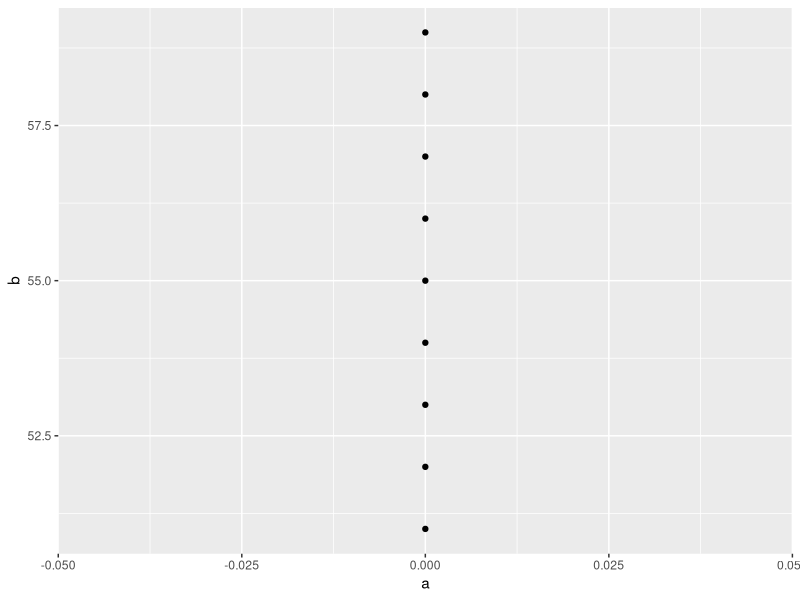
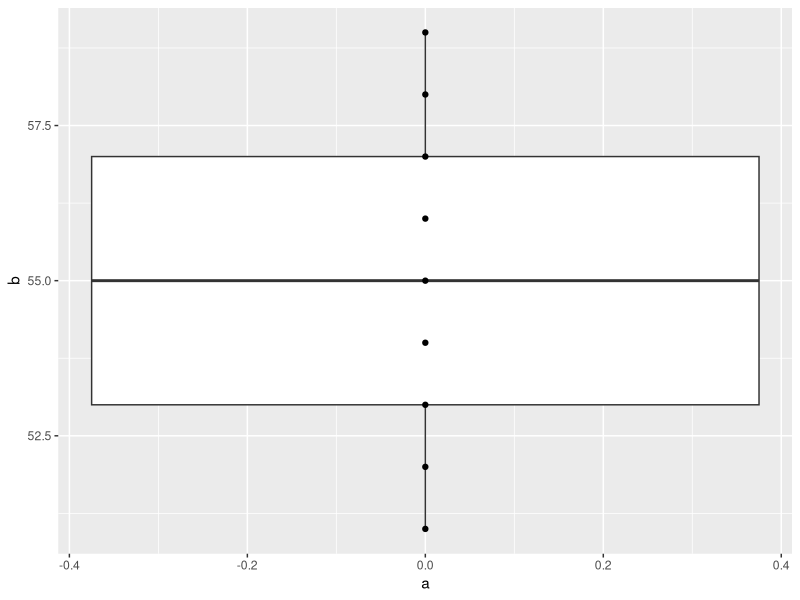
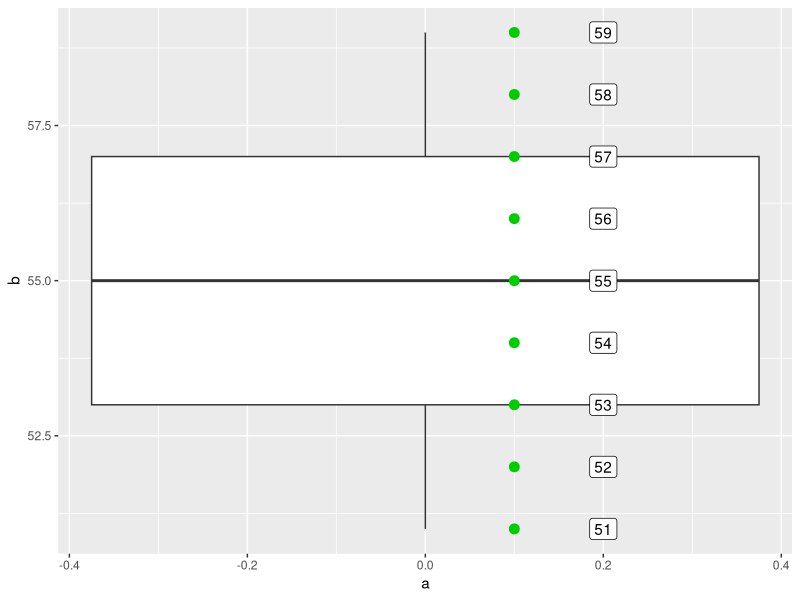
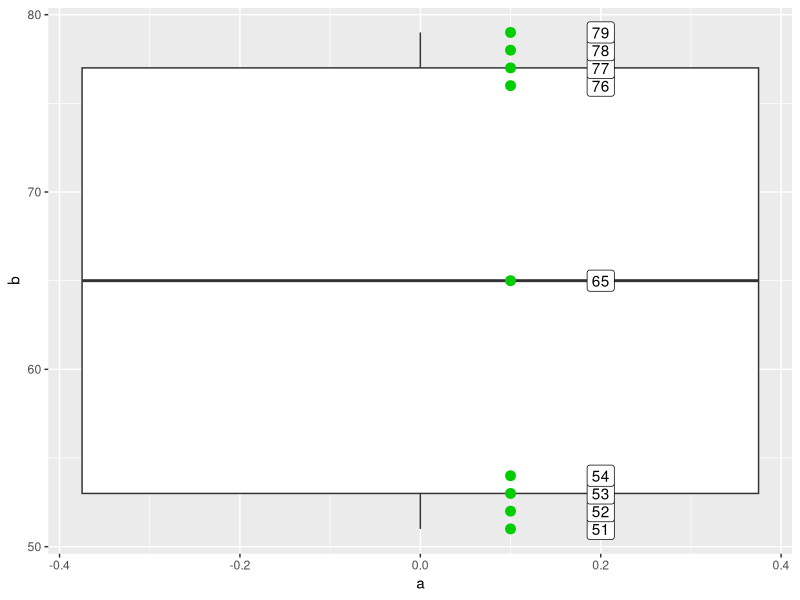
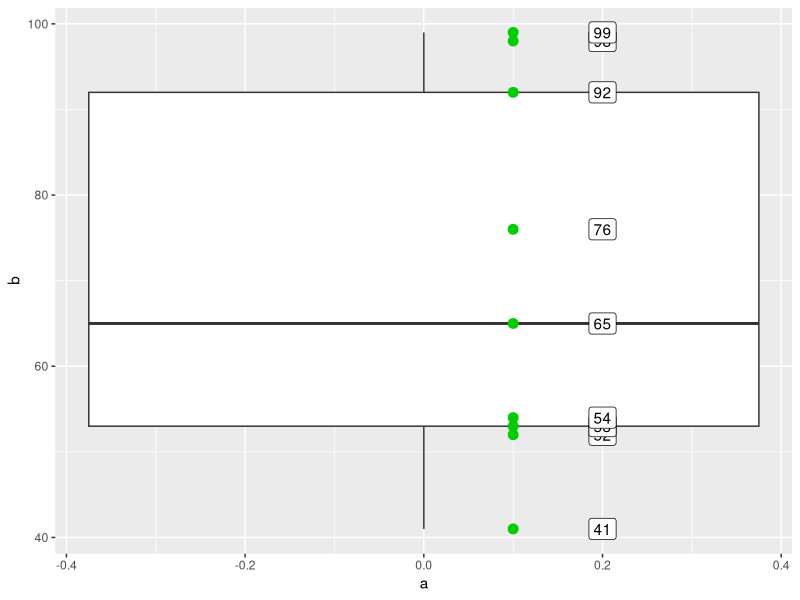
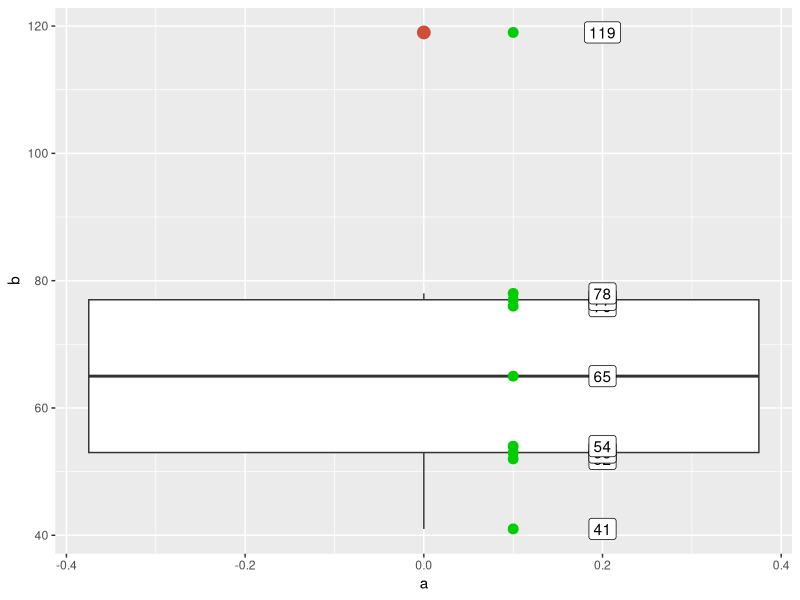
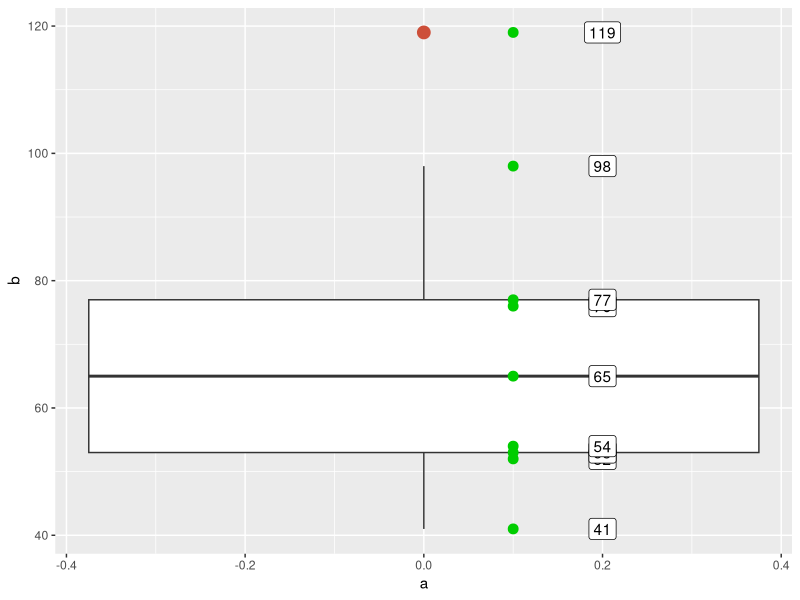
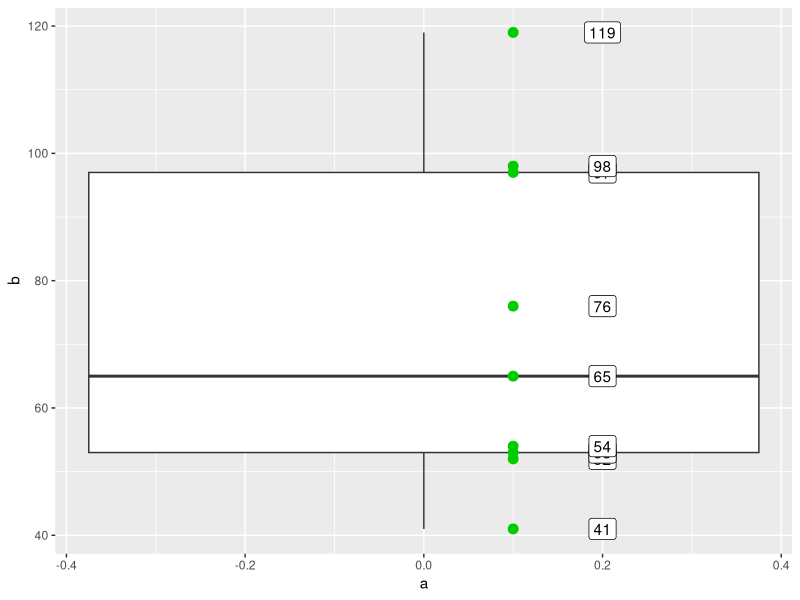

These charts were generated, in order, by the following R code:
#24-1022 tues

#
library(tidyverse)

(tibble(
  a = 0,
  b = c(51,52,53,54,55,56,57,58,59)) -> t1)

t1 |> 
  ggplot(aes(x = a, y = b)) +
  geom_point()


t1 |> 
  ggplot(aes(x = a, y = b)) +
  geom_boxplot() +
  geom_point()
  
  
t1 |> 
  ggplot(aes(x = a, y = b)) +
  geom_boxplot() +
  geom_point(aes(x = a + .1), size = 3, color = 'green3') +
  geom_label(aes(x = a + .2, label = b)) 

#t2
tibble(
  a = 0,
  b = c(51,52,53,54,65,76,77,78,79)) -> t2

t2 |> 
  ggplot(aes(x = a, y = b)) +
  geom_boxplot() +
  geom_point(aes(x = a + .1), size = 3, color = 'green3') +
  geom_label(aes(x = a + .2, label = b))

#t3
tibble(
  a = 0,
  b = c(41,52,53,54,65,76,92,98,99)) -> t3

t3 |> 
  ggplot(aes(x = a, y = b)) +
  geom_boxplot(outlier.colour = 'tomato') +
  geom_point(aes(x = a + .1), size = 3, color = 'green3') +
  geom_label(aes(x = a + .2, label = b))

#t4 ----
tibble(
  a = 0,
  b = c(41,52,53,54,65,76,77,78,119)) -> t4

t4 |> 
  ggplot(aes(x = a, y = b)) +
  geom_boxplot(outlier.color = 'tomato3', outlier.size = 4) +
  geom_point(aes(x = a + .1), size = 3, color = 'green3') +
  geom_label(aes(x = a + .2, label = b))

#t5 ----
tibble(
  a = 0,
  b = c(41,52,53,54,65,76,77,98,119)) -> t5

(t5 |> 
  ggplot(aes(x = a, y = b)) +
  geom_boxplot(outlier.color = 'tomato3', outlier.size = 4) +
  geom_point(aes(x = a + .1), size = 3, color = 'green3') +
  geom_label(aes(x = a + .2, label = b)) -> plot_1)

#t6 ----
tibble(
  a = 0,
  b = c(41,52,53,54,65,76,97,98,119)) -> t6

(t6 |> 
  ggplot(aes(x = a, y = b)) +
  geom_boxplot(outlier.color = 'tomato3', outlier.size = 4) +
  geom_point(aes(x = a + .1), size = 3, color = 'green3') +
  geom_label(aes(x = a + .2, label = b)) -> plot_2)

library(patchwork)
plot_1 
plot_2
